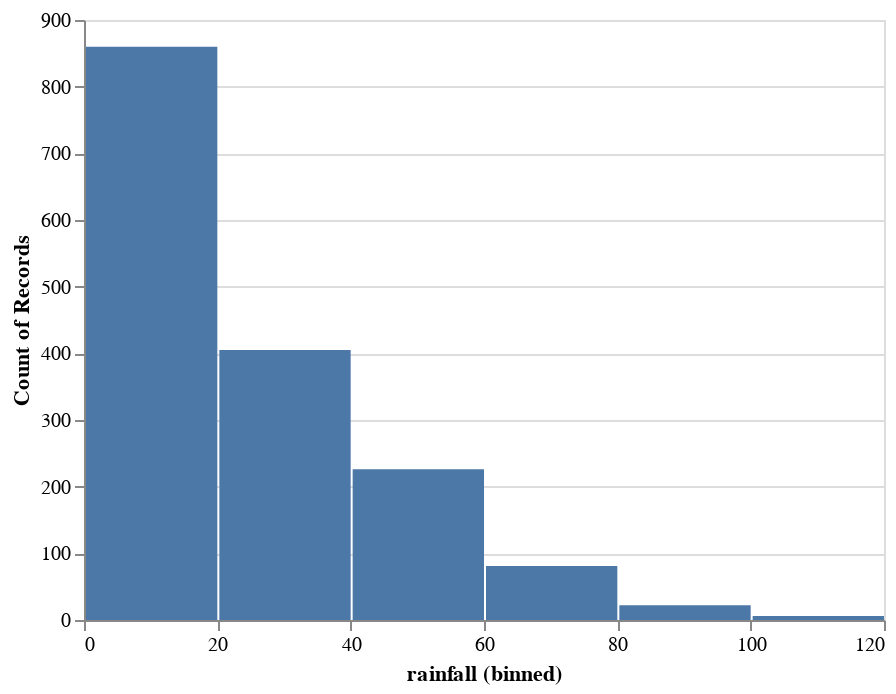

The cell this chart's notebook holds for it:
### Code cell
alt.Chart(world.df_features).mark_bar().encode(
    alt.X("rainfall", bin=True),
    y='count()',
)

### Figure 1 — Vega-Lite specification as saved in the notebook (floating-point values rounded to 4 significant figures; data arrays with more than 128 entries replaced by an {"elided": "..."} marker saying what was removed)
{"$schema": "https://vega.github.io/schema/vega-lite/v2.6.0.json", "config": {"view": {"height": 300, "width": 400}}, "data": {"name": "data-43641749c39c73fafb11f00cf322a0d3"}, "datasets": {"data-43641749c39c73fafb11f00cf322a0d3": {"elided": "1600 records"}}, "encoding": {"x": {"bin": true, "field": "rainfall", "type": "quantitative"}, "y": {"aggregate": "count", "type": "quantitative"}}, "mark": "bar"}
